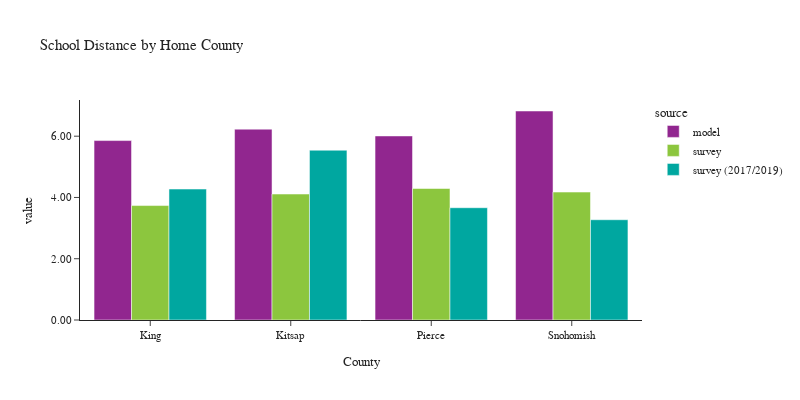

The cell this chart's notebook holds for it:
### Code cell
plot_school_location(df_students, 'CountyName_home', 'Home County', 'County')

### Figure 1 — Plotly figure (JSON) as saved in the notebook; plotly's stock layout.template omitted (floating-point values rounded to 4 significant figures)
{"data": [{"alignmentgroup": "True", "customdata": [[506993], [57250], [217944], [190930]], "hovertemplate": "source=model<br>CountyName_home=%{x}<br>value=%{y}<br>sample count=%{customdata[0]}<extra></extra>", "legendgroup": "model", "marker": {"color": "#91268F", "pattern": {"shape": ""}}, "name": "model", "offsetgroup": "model", "orientation": "v", "showlegend": true, "textposition": "auto", "type": "bar", "x": ["King", "Kitsap", "Pierce", "Snohomish"], "xaxis": "x", "y": [5.857, 6.229, 6.008, 6.822], "yaxis": "y"}, {"alignmentgroup": "True", "customdata": [[621], [56], [112], [108]], "hovertemplate": "source=survey<br>CountyName_home=%{x}<br>value=%{y}<br>sample count=%{customdata[0]}<extra></extra>", "legendgroup": "survey", "marker": {"color": "#8CC63E", "pattern": {"shape": ""}}, "name": "survey", "offsetgroup": "survey", "orientation": "v", "showlegend": true, "textposition": "auto", "type": "bar", "x": ["King", "Kitsap", "Pierce", "Snohomish"], "xaxis": "x", "y": [3.736, 4.112, 4.293, 4.176], "yaxis": "y"}, {"alignmentgroup": "True", "customdata": [[366], [15], [39], [31]], "hovertemplate": "source=survey (2017/2019)<br>CountyName_home=%{x}<br>value=%{y}<br>sample count=%{customdata[0]}<extra></extra>", "legendgroup": "survey (2017/2019)", "marker": {"color": "#00A7A0", "pattern": {"shape": ""}}, "name": "survey (2017/2019)", "offsetgroup": "survey (2017/2019)", "orientation": "v", "showlegend": true, "textposition": "auto", "type": "bar", "x": ["King", "Kitsap", "Pierce", "Snohomish"], "xaxis": "x", "y": [4.274, 5.542, 3.665, 3.273], "yaxis": "y"}], "layout": {"barmode": "group", "font": {"size": 11}, "height": 400, "legend": {"title": {"text": "source"}, "tracegroupgap": 0}, "title": {"text": "School Distance by Home County"}, "width": 800, "xaxis": {"anchor": "y", "domain": [0, 1], "title": {"text": "County"}}, "yaxis": {"anchor": "x", "domain": [0, 1], "tickformat": ".2f", "title": {"text": "value"}}}}
